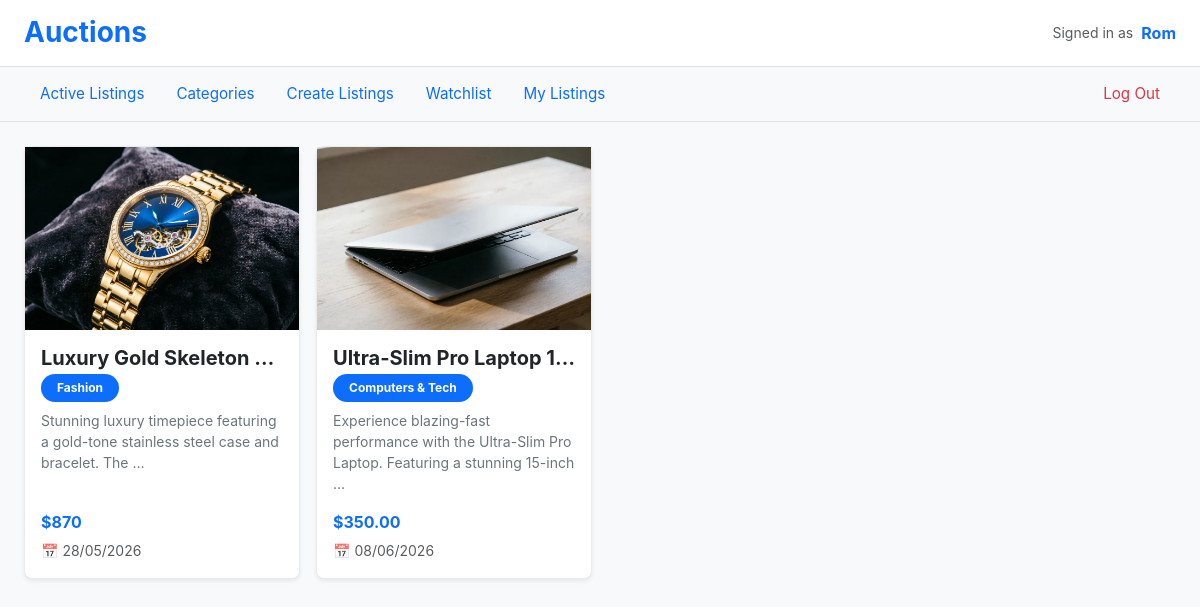
Page /watchlist (signed in) on the committed database.
### auctions/models.py (models this page shows, shortened)
class User(AbstractUser):
    pass

class Listing(models.Model):
    user = models.ForeignKey(User, on_delete=models.CASCADE, related_name="user_ads")
    title = models.CharField(max_length=60)
    category = models.ForeignKey(Category, on_delete= models.PROTECT, related_name="listing")
    description = models.TextField()
    price = models.DecimalField(max_digits=10, decimal_places=2)
    date = models.DateTimeField(auto_now_add=True)
    image = models.ImageField(upload_to='ads_images/', blank=True, null=True)
    active = models.BooleanField(default=True)
    winner = models.ForeignKey(User,null=True, blank=True, on_delete=models.SET_NULL, related_name="winner")
    class Meta:
        ordering = ['-date']

class Category(models.Model):
    category = models.CharField(max_length=60, unique=True)
    class Meta:
        ordering = ['category']
    def __str__(self):
       return f"{self.category}"

### auctions/views.py (the view)
# urls.py: path("watchlist", views.watchlist, name= "watchlist"),
@login_required(login_url='/login')
def watchlist(request):
    listings = Listing.objects.filter(watched_by__user=request.user).annotate(max_bid=Max('bids__amount'))
    context = {'listing':listings,
                   'text_1':"Your watchlist is empty",
                   'text_2': "Browse Active Listings",
                   'url':"index"}
    return render(request, 'auctions/list_listing.html', context)

### auctions/templates/auctions/list_listing.html (shortened to what this page needs)
{% extends "auctions/layout.html" %}
{% block body %}
<div class="row">
    <div class="col-12">
        {% if listing %}
            <div class="row row-cols-1 row-cols-sm-2 row-cols-md-3 row-cols-lg-4 g-3">
                {% for ad in listing %}
                    <div class="col">
						<a href="{% url 'listing' ad.id %}" class="text-decoration-none text-dark">
								<div class="card h-100 shadow-sm listing-card">
									<div class="w-100 overflow-hidden " style="aspect-ratio: 3/2;">
										{% if ad.image %}
											<img src="{{ ad.image.url }}"  alt="{{ ad.title }}"  class="w-100 h-100" style="object-fit: cover;">
										{% else %}
											<div class="w-100 h-100 d-flex align-items-center justify-content-center bg-light">
												 <div class="display-1 text-dark ">🛒</div>
											</div>
										{% endif %}
									</div>
									<div class="card-body d-flex flex-column p-3">
										<h5 class="card-title fw-bold mb-1 text-truncate" title="{{ ad.title }}">
											 {{ ad.title }}
										</h5>
										<div class="mb-2">
											 <span class="badge rounded-pill bg-primary px-3 py-2">{{ ad.category }}</span>
										</div>
										<p class="card-text text-secondary small flex-grow-1 mb-3">
											 {{ ad.description|truncatewords:12 }}
										</p>
										<div class="mt-auto">
											<p class="card-text text-primary fw-bold mb-1 ">
												{% if ad.max_bid %}
													 ${{ ad.max_bid }}
												{% else %}
													${{ ad.price }}
												{% endif %}
											</p>
											{% if ad.date %}
												<small class="text-muted">📅 {{ ad.date|date:"d/m/Y" }}</small>
											{% endif %}
										</div>
									</div>
								</div>
						</a>
                    </div>
                {% endfor %}
            </div>
        {% endif %}
    </div>
</div>
{% endblock %}

### auctions/templates/auctions/layout.html (shortened to what this page needs)
{% load static %}
<!DOCTYPE html>
<html lang="en">
    <head>
        <link href="https://cdn.jsdelivr.net/npm/bootstrap@5.3.0/dist/css/bootstrap.min.css" rel="stylesheet">
		<link href="{% static 'auctions/styles.css' %}" rel="stylesheet">
    </head>
    <body>
        <header class="bg-white border-bottom py-3 ">
            <div class="container-fluid px-4">
                <div class="d-flex align-items-center">
                    <h1 class="h3 mb-0 fw-bolder text-primary">Auctions</h1>
                    <div class="ms-auto d-flex align-items-center">
                        {% if user.is_authenticated %}
                            <small class="text-muted me-2">Signed in as</small>
                            <strong class="text-primary">{{ user.username }}</strong>
                        {% else %}
                            <small class="text-muted">Not signed in</small>
                        {% endif %}
                    </div>
                </div>
            </div>
        </header>
        <nav class="bg-light border-bottom">
            <div class="container-fluid px-4">
                <ul class="nav nav-pills py-2">
                    <li class="nav-item">
                        <a class="nav-link px-3 text-primary fw-normal" href="{% url 'index' %}">Active Listings</a>
                    </li>
                    <li class="nav-item">
                        <a class="nav-link px-3 text-primary fw-normal" href="{% url 'categories' %}">Categories</a>
                    </li>
                    {% if user.is_authenticated %}
                        <li class="nav-item">
                            <a class="nav-link px-3 text-primary fw-normal" href="{% url 'create_listing' %}">Create Listings</a>
                        </li>
                        <li class="nav-item">
                            <a class="nav-link px-3 text-primary fw-normal" href="{% url 'watchlist' %}">Watchlist</a>
                        </li>
                        <li class="nav-item">
                            <a class="nav-link px-3 text-primary fw-normal" href="{% url 'my_listings' %}">My Listings</a>
                        </li>
                        <li class="nav-item ms-md-auto">
                            <a class="nav-link px-3 text-danger fw-normal" href="{% url 'logout' %}">Log Out</a>
                        </li>
                    {% endif %}
                </ul>
            </div>
        </nav>
        <main class="container-fluid px-4 py-4">
            {% block body %}
            {% endblock %}
        </main>
    </body>
</html>

### auctions/static/auctions/styles.css (style rules this page uses)
body { font-family: -apple-system, BlinkMacSystemFont, "Segoe UI", Roboto, "Helvetica Neue", Arial, sans-serif; background-color: #f8f9fa; color: #212529; }
.nav-link { transition: color 0.15s ease-in-out; font-size: 0.95rem; }
.card { border: 1px solid rgba(0,0,0,0.08); border-radius: 8px; transition: box-shadow 0.2s ease; }
.listing-card { transition: transform 0.15s ease, box-shadow 0.15s ease; cursor: pointer; }
.text-truncate { overflow: hidden; text-overflow: ellipsis; white-space: nowrap; }

### rows in the picture
User: username "Rom"
Listing: image (picture), title "Luxury Gold Skeleton…", category "Fashion", description "Stunning luxury timepiece featuring a gold-tone stainless steel case and bracelet. The …", max_bid "870", date "28/05/2026"
Listing: image (picture), title "Ultra-Slim Pro Laptop…", category "Computers & Tech", description "Experience blazing-fast performance with the Ultra-Slim Pro Laptop. Featuring a stunning 15-inch …", price "350.00", date "08/06/2026"
